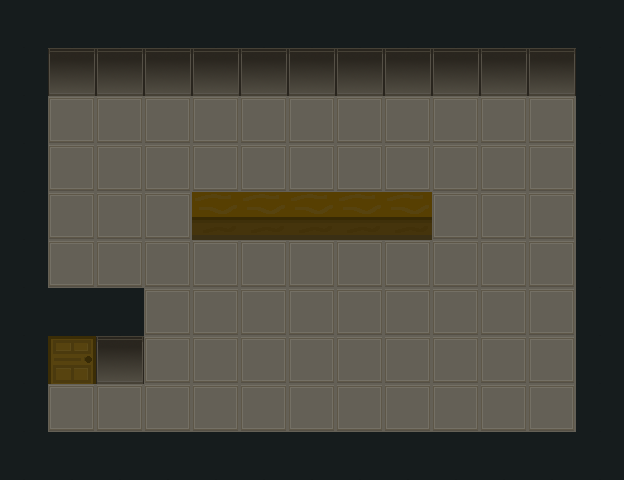

Tiled map render using the project's own tile images. Description and the whole map definition, tile-layer contents included, below:
An orthogonal 13x10 tile map with 48x48 px tiles, 1 tile layer (floor) and 7 objects (6x NPC, portal).

<map version="1.2" tiledversion="2019.04.03" orientation="orthogonal" renderorder="right-down" width="13" height="10" tilewidth="48" tileheight="48" infinite="0" nextlayerid="4" nextobjectid="9">
 <tileset firstgid="1" name="tiles48" tilewidth="48" tileheight="48" tilecount="20" columns="10">
  <image source="tiles48.png" width="480" height="96" />
 </tileset>
 <layer id="3" name="floor" width="13" height="10">
  <data encoding="csv">
2,2,2,2,2,2,2,2,2,2,2,2,2,
2,13,13,13,13,13,13,13,13,13,13,13,2,
2,15,15,15,15,15,15,15,15,15,15,15,2,
2,15,15,15,15,15,15,15,15,15,15,15,2,
2,15,15,15,5,5,5,5,5,15,15,15,2,
2,15,15,15,15,15,15,15,15,15,15,15,2,
2,2,2,15,15,15,15,15,15,15,15,15,2,
2,14,13,15,15,15,15,15,15,15,15,15,2,
2,15,15,15,15,15,15,15,15,15,15,15,2,
2,2,2,2,2,2,2,2,2,2,2,2,2
</data>
 </layer>
 <objectgroup id="2" name="objects">
  <object id="1" name="Elmo" type="NPC" gid="11" x="240" y="192" width="48" height="48" />
  <object id="2" name="Gregory" type="NPC" gid="11" x="336" y="192" width="48" height="48" />
  <object id="3" name="Edmund" type="NPC" gid="11" x="432" y="240" width="48" height="48" />
  <object id="4" name="Jim" type="NPC" gid="11" x="336" y="288" width="48" height="48" />
  <object id="5" name="Zero" type="NPC" gid="11" x="240" y="288" width="48" height="48" />
  <object id="6" name="Roger" type="NPC" gid="11" x="144" y="240" width="48" height="48" />
  <object id="7" name="bar" type="portal" gid="14" x="48" y="384" width="48" height="48" />
 </objectgroup>
</map>
